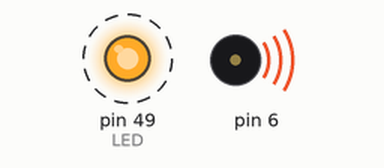
This sketch was run on a simulated Arduino Mega 2560, built with avr-gcc and run on an emulated ATmega2560. On the bench: output pins drawn as LEDs (lit = HIGH), buzzer (waves = sounding). Dashed ring = blinking. Pins used as bus, display or sensor lines are not drawn.

Above: at 0.95 s.
At 2.4 s:
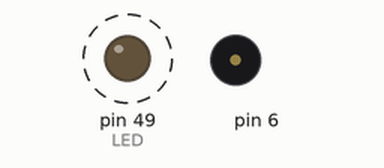
Timing chart, 0 to 7.9 s (numbered marks = the images above):
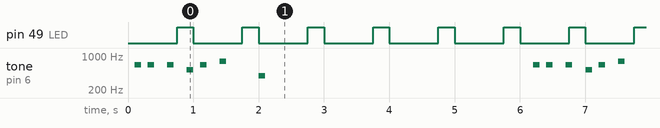

The sketch:

RR_T1_T2.ino
```cpp
#define E 659 // Hz
#define C 523 // Hz
#define G 784 // Hz
#define g 392 // Hz
#define R 0 // Rest, play no sound
int song[] = {E, R, E, R, R, E, R, R, C, R, E, R, R, G, R, R, R, R, R, g, R};
int note = 0;
boolean light = false;

unsigned long lightTime = 0;
unsigned long noteTime = 0;
unsigned long noteWait = 100;

void setup() {
  // Task 1 set up
  DDRL |= 1 << DDL0; // set pin 49
  PORTL &= ~(1 << PORTL0); // initial off

  // Task 2 set up
  DDRH |= (1 << PH3); // set pin 6

  TCCR4A = 0;
  TCCR4B = 0;
  TCCR4B |= 1 << WGM42; // CTC Mode
  TCCR4A |= 1 << COM4A0; // toggle pin 6
  TCCR4B |= 1 << CS41; // prescaler 8

}

void loop() {
  while(1) {
    Task1();
    Task2();
    delay(1);
  }
}

void Task1() {
  if (light && (millis() - lightTime >= 250)) {
    PORTL &= ~(1 << PORTL0); // Turn off the LED
    light = false;
    lightTime = millis();
  } else if (millis() - lightTime >= 750) {
    PORTL |= 1 << PORTL0; // Turn on the LED
    light = true;
    lightTime = millis();
  }
}

void Task2() {
  if (millis() - noteTime >= noteWait) {
    if (note < sizeof(song) / sizeof(song[0])) {
      if (song[note] == 0) {
        TCCR4A &= ~(1 << COM4A0);
      } else {
        TCCR4A |= 1 << COM4A0;
        OCR4A = 2000000 / (2 * song[note]);
      }
      noteTime = millis();
      noteWait = 100;
    }
    if (note >= sizeof(song) / sizeof(song[0])) {
      TCCR4A &= ~(1 << COM4A0);
      note = 0;
      noteTime = millis();
      noteWait = 4000;
    } else {
      note++;
    }
  }
}
```

Measured:
- by itself, pin 49 (LED): alternates HIGH for 0.25 s and LOW for 0.75 s
- by itself, tone on pin 6: repeats every 6.1 s: silent 0.10 s, 2 × (659 Hz 0.10 s, silent 0.20 s), 523 Hz 0.10 s, silent 0.10 s, 659 Hz 0.10 s, silent 0.20 s, 784 Hz 0.10 s, silent 0.50 s, 392 Hz 0.10 s, silent 4.1 s, 659 Hz 0.10 s
